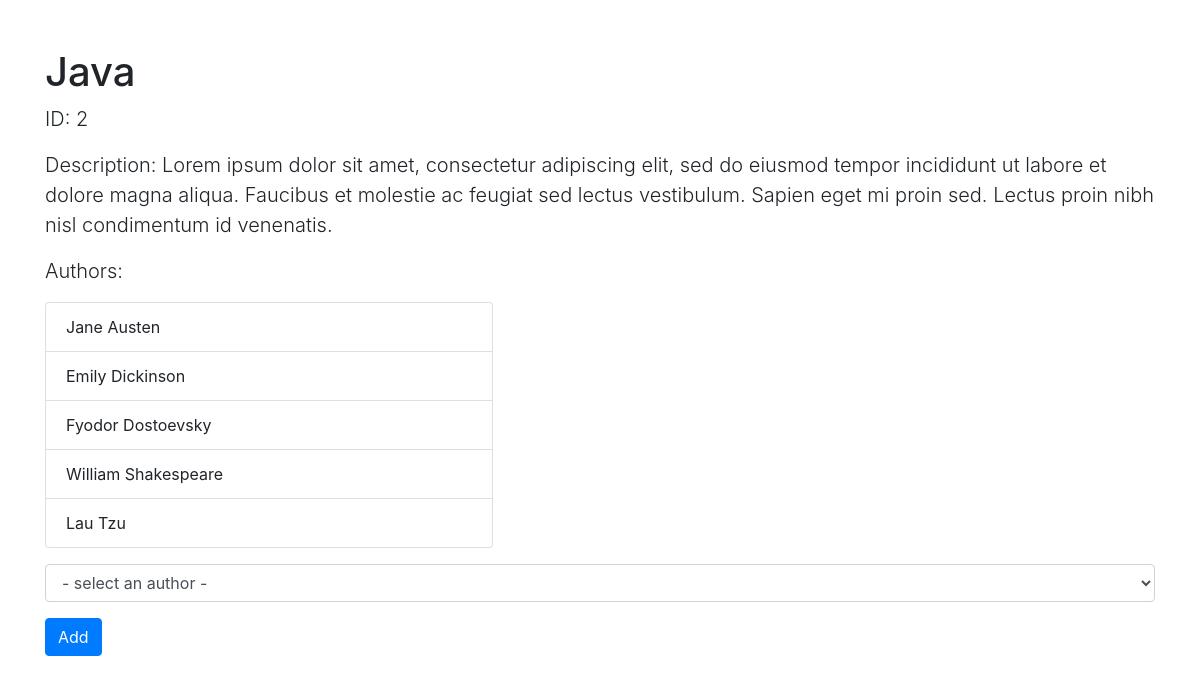
The page /books/2 on the database its author committed.
### books_authors_app/models.py (models this page shows)
class Book(models.Model):
    title = models.CharField(max_length=255)
    desc = models.TextField()
    created_at = models.DateTimeField(auto_now_add=True)
    updated_at = models.DateTimeField(auto_now=True)

class Author(models.Model):
    first_name = models.CharField(max_length=255)
    last_name = models.CharField(max_length=255)
    books = models.ManyToManyField(Book, related_name="authors")
    notes = models.TextField(null=True)
    created_at = models.DateTimeField(auto_now_add=True)
    updated_at = models.DateTimeField(auto_now=True)

### books_authors_app/views.py (the view)
# urls.py: path('books/<int:id>', views.view_book, name='view_book'),
def view_book(request, id):
    context = {
        "all_authors": Author.objects.all(),
        "book": Book.objects.get(id=id)
    }
    return render(request, 'view_book.html', context)

### books_authors_app/templates/view_book.html (shortened to what this page needs)
<!DOCTYPE html>
<html lang="en">
<head>
    <link rel="stylesheet" href="https://stackpath.bootstrapcdn.com/bootstrap/4.4.1/css/bootstrap.min.css">
</head>
<body>
    <div class="container mt-5">
        <h1>{{book.title}}</h1>
        <p class="lead">ID: {{book.id}}</p>
        <p class="lead">Description: {{book.desc}}</p>
        <p class="lead">Authors:</p>
        <ul class="list-group col-5">
            {% for author in book.authors.all %}
                <li class="list-group-item">{{author.first_name}} {{author.last_name}}</li>
            {% endfor %}
        </ul>
        <form action="add_author/{{book.id}}" method="post" class="mt-3">
            <select name="author_id" class="form-control">
                <option disabled selected> - select an author - </option>
            </select>
            <input type="submit" value="Add" class="btn btn-primary mt-3">
        </form>
    </div>
</body>
</html>

### rows shown on the page
Book: title "Java", id "2", desc "Lorem ipsum dolor sit amet, consectetur adipiscing elit, sed do eiusmod tempor incididunt ut labore et dolore magna aliqua. Faucibus et molestie ac feugiat sed lectus vestibulum. Sapien eget mi proin sed. Lectus proin nibh nisl condimentum id venenatis."
Author: first_name "Jane", last_name "Austen"
Author: first_name "Emily", last_name "Dickinson"
Author: first_name "Fyodor", last_name "Dostoevsky"
Author: first_name "William", last_name "Shakespeare"
Author: first_name "Lau", last_name "Tzu"
